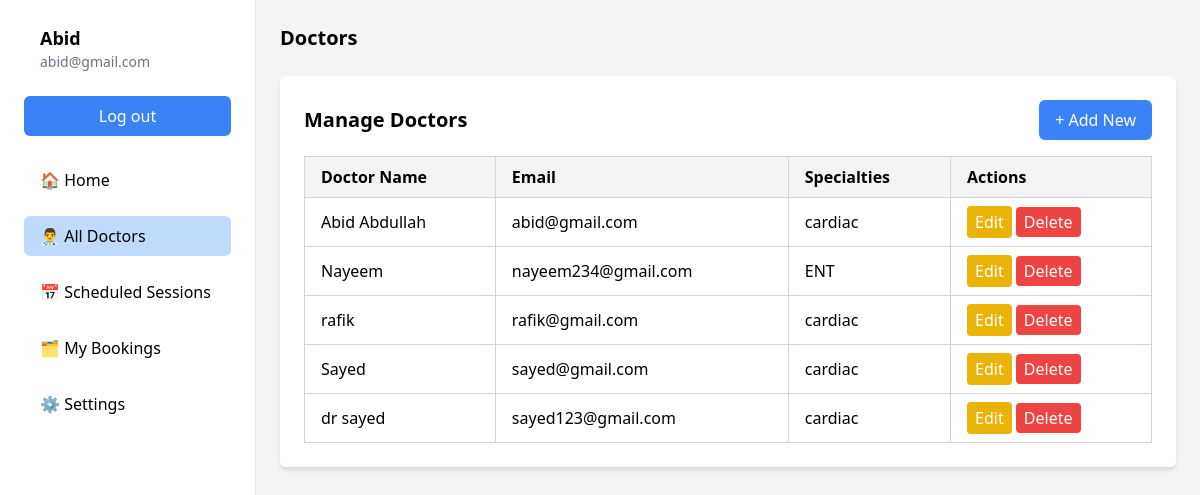
Page /add_doctors.php on the committed database.
### tables this page shows
CREATE TABLE `doctors` (
  `id` int(11) NOT NULL,
  `specialization_id` int(11) NOT NULL,
  `doctor_name` varchar(255) NOT NULL,
  `email` varchar(255) NOT NULL,
  `specialties` varchar(255) NOT NULL
);

### add_doctors.php (the view, shortened to what this page needs)
<?php
include 'db_connection.php';
$sql = "SELECT * FROM doctors";
$result = $conn->query($sql);
?>
<!DOCTYPE html>
<html lang="en">
<head>
  <script src="https://cdn.tailwindcss.com"></script>
</head>
<body class="bg-gray-100 min-h-screen flex">
  <aside class="bg-white w-64 border-r hidden md:block">
    <div class="p-6">
      <div class="flex items-center mb-6">
        <div class="ml-4">
          <h2 class="text-lg font-semibold">Abid</h2>
          <p class="text-sm text-gray-500">abid@gmail.com</p>
        </div>
      </div>
      <a href="./LogIn.php"><button class="w-full py-2 px-4 bg-blue-500 text-white rounded-md mb-6">Log out</button></a>
      <nav>
        <ul class="space-y-4">
          <li><a href="./make_appointment.php" class="flex items-center p-2 rounded-md hover:bg-gray-100"><span class="ml-2">🏠 Home</span></a></li>
          <li><a href="./add_doctors.php" class="flex items-center p-2 rounded-md hover:bg-gray-100 bg-blue-200"><span class="ml-2">👨‍⚕️ All Doctors</span></a></li>
          <li><a href="./shedule.php" class="flex items-center p-2 rounded-md hover:bg-gray-100"><span class="ml-2">📅 Scheduled Sessions</span></a></li>
          <li><a href="./my_booking.php" class="flex items-center p-2 rounded-md hover:bg-gray-100"><span class="ml-2">🗂️ My Bookings</span></a></li>
          <li><a href="" class="flex items-center p-2 rounded-md hover:bg-gray-100"><span class="ml-2">⚙️ Settings</span></a></li>
        </ul>
      </nav>
    </div>
  </aside>
  <main class="flex-1 bg-gray-100 p-6">
    <header class="flex justify-between items-center mb-6">
      <p class="text-xl font-semibold">Doctors</p>
    </header>
    <section class="bg-white rounded-md shadow-md p-6">
      <div class="flex justify-between items-center mb-4">
        <h2 class="text-xl font-semibold">Manage Doctors</h2>
        <button onclick="toggleModal()" class="bg-blue-500 text-white px-4 py-2 rounded-md">+ Add New</button>
      </div>
      <table class="w-full border-collapse border border-gray-300">
        <thead>
          <tr class="bg-gray-100">
            <th class="border border-gray-300 px-4 py-2 text-left">Doctor Name</th>
            <th class="border border-gray-300 px-4 py-2 text-left">Email</th>
            <th class="border border-gray-300 px-4 py-2 text-left">Specialties</th>
            <th class="border border-gray-300 px-4 py-2 text-left">Actions</th>
          </tr>
        </thead>
        <tbody>
          <?php if ($result->num_rows > 0): ?>
            <?php while ($row = $result->fetch_assoc()): ?>
              <tr>
                <td class="border border-gray-300 px-4 py-2"><?php echo htmlspecialchars($row['doctor_name']); ?></td>
                <td class="border border-gray-300 px-4 py-2"><?php echo htmlspecialchars($row['email']); ?></td>
                <td class="border border-gray-300 px-4 py-2"><?php echo htmlspecialchars($row['specialties']); ?></td>
                <td class="border border-gray-300 px-4 py-2">
                  <button onclick="toggleModal('<?php echo $row['id']; ?>', '<?php echo htmlspecialchars($row['doctor_name']); ?>', '<?php echo htmlspecialchars($row['email']); ?>', '<?php echo htmlspecialchars($row['specialties']); ?>')" class="px-2 py-1 bg-yellow-500 text-white rounded">Edit</button>
                  <a href="?delete=<?php echo $row['id']; ?>" class="px-2 py-1 bg-red-500 text-white rounded">Delete</a>
                </td>
              </tr>
            <?php endwhile; ?>
          <?php else: ?>
            <tr>
              <td colspan="4" class="border border-gray-300 px-4 py-2 text-center">No doctors found</td>
            </tr>
          <?php endif; ?>
        </tbody>
      </table>
    </section>
  </main>
</body>
</html>

### rows in the picture
doctors: doctor_name "Abid Abdullah", email "abid@gmail.com", specialties "cardiac"
doctors: doctor_name "Nayeem", email "nayeem234@gmail.com", specialties "ENT"
doctors: doctor_name "rafik", email "rafik@gmail.com", specialties "cardiac"
doctors: doctor_name "Sayed", email "sayed@gmail.com", specialties "cardiac"
doctors: doctor_name "dr sayed", email "sayed123@gmail.com", specialties "cardiac"
